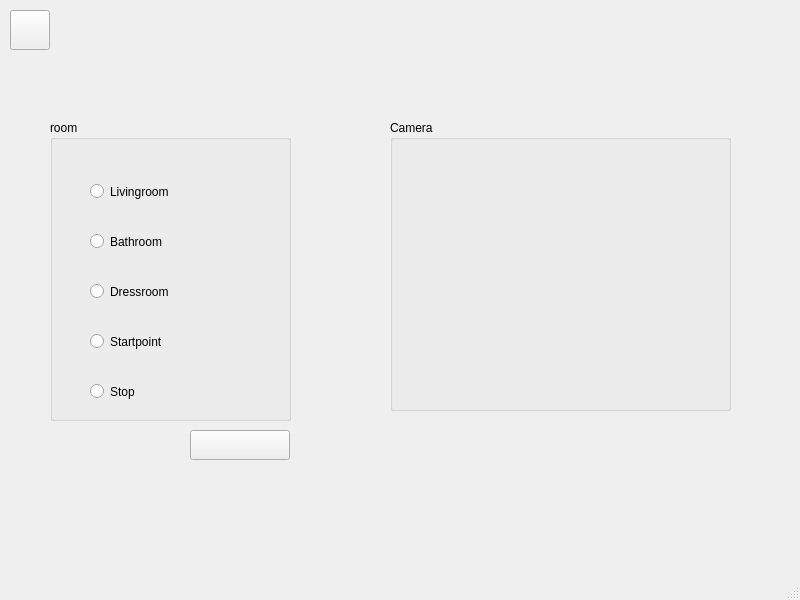
<?xml version="1.0" encoding="UTF-8"?>
<ui version="4.0">
 <class>poppyWindow</class>
 <widget class="QMainWindow" name="poppyWindow">
  <property name="geometry">
   <rect>
    <x>0</x>
    <y>0</y>
    <width>800</width>
    <height>600</height>
   </rect>
  </property>
  <property name="windowTitle">
   <string>poppy</string>
  </property>
  <widget class="QWidget" name="centralwidget">
   <widget class="QGroupBox" name="roomgroup">
    <property name="geometry">
     <rect>
      <x>50</x>
      <y>120</y>
      <width>241</width>
      <height>301</height>
     </rect>
    </property>
    <property name="title">
     <string>room</string>
    </property>
    <widget class="QRadioButton" name="livingroom">
     <property name="geometry">
      <rect>
       <x>40</x>
       <y>60</y>
       <width>112</width>
       <height>23</height>
      </rect>
     </property>
     <property name="text">
      <string>Livingroom</string>
     </property>
    </widget>
    <widget class="QRadioButton" name="bathroom">
     <property name="geometry">
      <rect>
       <x>40</x>
       <y>110</y>
       <width>112</width>
       <height>23</height>
      </rect>
     </property>
     <property name="text">
      <string>Bathroom</string>
     </property>
    </widget>
    <widget class="QRadioButton" name="dressroom">
     <property name="geometry">
      <rect>
       <x>40</x>
       <y>160</y>
       <width>112</width>
       <height>23</height>
      </rect>
     </property>
     <property name="text">
      <string>Dressroom</string>
     </property>
    </widget>
    <widget class="QRadioButton" name="startpoint">
     <property name="geometry">
      <rect>
       <x>40</x>
       <y>210</y>
       <width>112</width>
       <height>23</height>
      </rect>
     </property>
     <property name="text">
      <string>Startpoint</string>
     </property>
    </widget>
    <widget class="QRadioButton" name="stop">
     <property name="geometry">
      <rect>
       <x>40</x>
       <y>260</y>
       <width>112</width>
       <height>23</height>
      </rect>
     </property>
     <property name="text">
      <string>Stop</string>
     </property>
    </widget>
   </widget>
   <widget class="QPushButton" name="ToMain1">
    <property name="geometry">
     <rect>
      <x>10</x>
      <y>10</y>
      <width>40</width>
      <height>40</height>
     </rect>
    </property>
    <property name="text">
     <string/>
    </property>
   </widget>
   <widget class="QGroupBox" name="groupBox">
    <property name="geometry">
     <rect>
      <x>390</x>
      <y>120</y>
      <width>341</width>
      <height>291</height>
     </rect>
    </property>
    <property name="title">
     <string>Camera</string>
    </property>
    <widget class="QLabel" name="label">
     <property name="geometry">
      <rect>
       <x>10</x>
       <y>40</y>
       <width>320</width>
       <height>240</height>
      </rect>
     </property>
     <property name="text">
      <string/>
     </property>
    </widget>
   </widget>
   <widget class="QPushButton" name="moveButton">
    <property name="geometry">
     <rect>
      <x>190</x>
      <y>430</y>
      <width>100</width>
      <height>30</height>
     </rect>
    </property>
    <property name="text">
     <string/>
    </property>
   </widget>
  </widget>
  <widget class="QMenuBar" name="menubar">
   <property name="geometry">
    <rect>
     <x>0</x>
     <y>0</y>
     <width>800</width>
     <height>28</height>
    </rect>
   </property>
  </widget>
  <widget class="QStatusBar" name="statusbar"/>
 </widget>
 <resources/>
 <connections/>
</ui>
